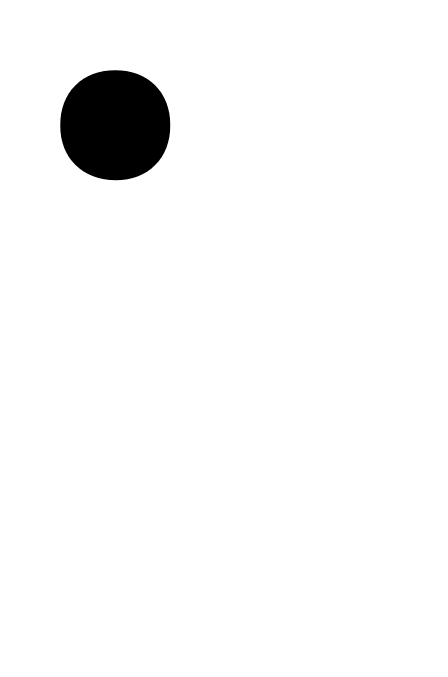
%> input picture braille/braille_01.png, 448 x 677 px; its folder holds only this picture in this run
$ octave Test_Image.m   (GNU Octave 9; MATLAB toolbox functions it lacks are replaced by stand-ins)
%> lines starting %> are read from the running program, lines starting %| are printed output that depends on the picture; in (x1, y1, x2, y2) boxes, pixels count from 0 and x2, y2 are one past the last pixel; in counts of white or black regions, pixels touching at a corner belong together; the program's own positions count from 1
### FeatureStatistical.m
function [F]=FeatureStatistical(im)

im=double(im);

%calculate the mean and standerd deviation of the  input image
m=mean(mean(im));
s=std(std(im));
F=[m s];
end

### Test_Image.m
%% Test Image
clc;
clear all;
close all;

%% get image for processing
[fname, path]=uigetfile({'*.png';'*.jpg';'*.bmp';'*.jpeg'},'provide an Image for testing');
%> the answer given: braille/braille_01.png

fname=strcat(path, fname);
im1=imread(fname);
%> im1 is the input picture: size 677x448x3 uint8; min 0, max 255, mean 246.8
%imtool(im1);

%% process the image
%convert image into gray scale
grayImage = rgb2gray(im1);

%imtool(grayImage);

%calculate the threshold value using otsu methods
threshold = graythresh(grayImage);
%> threshold = 0.502
threshold
%> threshold = 0.502
%convet to black and white
binary = im2bw(grayImage,threshold);
%> binary: size 677x448 logical; 96.8% white; 1 black region, box (x1, y1, x2, y2) and area: (60, 70, 170, 180) 9750
%imtool(binary);

%remove the noice of the background
filtImage=medfilt2(binary);
%> filtImage: size 677x448 logical; 96.8% white; 5 black regions (4 under 20 px), largest, box (x1, y1, x2, y2) and area: (60, 70, 170, 180) 9750
%imtool(filtImage);

%improve the image boundary line----------
%create structuring element
se = strel('disk',4);
im = imerode(filtImage, se);
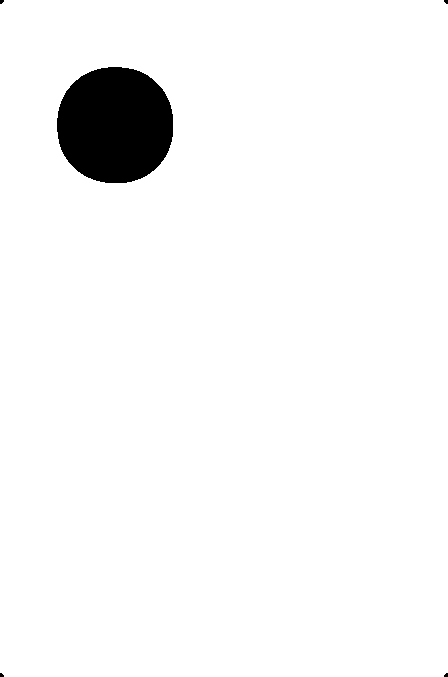
%> im: size 677x448 logical; 96.4% white; 5 black regions (4 under 20 px), largest, box (x1, y1, x2, y2) and area: (57, 67, 173, 183) 10856

%imtool(im);
%title('Test Image');

%diaplay all the images in one plane
subplot(2,2,1);imshow(im1);title("Original Image");
subplot(2,2,2);imshow(grayImage);title("Gray Image");
subplot(2,2,3);imshow(binary);title("Black and White image");
subplot(2,2,4);imshow(im);title("Enhamced Image");
%% Find the class which test image belongs
Ftest=FeatureStatistical(im);
%> in FeatureStatistical, `m=mean(mean(im));`: m = 0.964
%> in FeatureStatistical, `s=std(std(im));`: s = 0.151
%> in FeatureStatistical, `F=[m s];`: F = [0.964 0.151]
%> Ftest = [0.964 0.151]
%% Compare with the feature of testing image with the database
load database.mat
Ftrain=database(:,1:2);
Ctrain=database(:,3);
for (i=1:size(Ftrain,1))
    dist(i,:)=sum(abs(Ftrain(i,:)-Ftest));
end
%> after the loop, dist = 556 values, max 0.82 at index 223, min 0.00721 at index 491, mean 0.0861


m=find(dist==min(dist),1);
%> m = 491
det_class=Ctrain(m);%take class number
%> det_class = 49


%load the braille image in separate folder called "braille"
        D = 'braille';
        S = dir(fullfile(D,'braille_*.png')); % pattern to match filenames.

switch(det_class)
    case 1
        fprintf('A \n');
        %imshow('braille_1.png');
        %display the relevent braille image


            for k = 1
                F = fullfile(D,S(k).name);
                I = imread(F);
                imtool(I)
            end


    case 2
        fprintf('B \n');


            for k = 2
                F = fullfile(D,S(k).name);
                I = imread(F);
                imtool(I)
            end


    case 3
        fprintf('C \n');


            for k = 3
                F = fullfile(D,S(k).name);
                I = imread(F);
                imtool(I)
            end

     case 4
        fprintf('D \n');


            for k = 4
                F = fullfile(D,S(k).name);
                I = imread(F);
                imtool(I)
            end

     case 5
        fprintf('E \n');

            for k = 5
                F = fullfile(D,S(k).name);
                I = imread(F);
                imtool(I)
            end
    case 6
        fprintf('F \n');
            for k = 6
                F = fullfile(D,S(k).name);
                I = imread(F);
                imtool(I)
            end

    case 7
        fprintf('G \n');
            for k = 7
                F = fullfile(D,S(k).name);
                I = imread(F);
                imtool(I)
            end
    case 8
        fprintf('H \n');

            for k = 8
                F = fullfile(D,S(k).name);
                I = imread(F);
                imtool(I)
            end
    case 9
       fprintf('I \n');

           for k = 9
               F = fullfile(D,S(k).name);
               I = imread(F);
               imtool(I)
           end

    case 10
       fprintf('J \n');

            for k = 10
                F = fullfile(D,S(k).name);
                I = imread(F);
                imtool(I)
            end

     case 11
        fprintf('K \n');

            for k = 11
                F = fullfile(D,S(k).name);
                I = imread(F);
                imtool(I)
            end

     case 12
        fprintf('L \n');

            for k = 12
                F = fullfile(D,S(k).name);
                I = imread(F);
                imtool(I)
            end

     case 13
       fprintf('M \n');

            for k = 13
                F = fullfile(D,S(k).name);
                I = imread(F);
                imtool(I)
            end

     case 14
        fprintf('N \n');

            for k = 14
                F = fullfile(D,S(k).name);
                I = imread(F);
                imtool(I)
            end

     case 15
       fprintf('O \n');

            for k = 15
                F = fullfile(D,S(k).name);
                I = imread(F);
                imtool(I)
            end

     case 16
        fprintf('P \n');

            for k = 16
                F = fullfile(D,S(k).name);
                I = imread(F);
                imtool(I)
            end

     case 17
        fprintf('Q \n');

            for k = 17
                F = fullfile(D,S(k).name);
                I = imread(F);
                imtool(I)
            end

     case 18
        fprintf('R \n');

            for k = 18
                F = fullfile(D,S(k).name);
                I = imread(F);
                imtool(I)
            end

     case 19
        fprintf('S \n');

            for k = 19
                F = fullfile(D,S(k).name);
                I = imread(F);
                imtool(I)
            end

     case 20
        fprintf('T \n');

            for k = 20
                F = fullfile(D,S(k).name);
                I = imread(F);
                imtool(I)
            end

     case 21
        fprintf('U \n');

            for k = 21
                F = fullfile(D,S(k).name);
                I = imread(F);
                imtool(I)
            end

     case 22
        fprintf('V \n');

            for k = 22
                F = fullfile(D,S(k).name);
                I = imread(F);
                imtool(I)
            end

     case 23
        fprintf('W \n');

            for k = 23
                F = fullfile(D,S(k).name);
                I = imread(F);
                imtool(I)
            end

     case 24
        fprintf('X \n');

            for k = 24
                F = fullfile(D,S(k).name);
                I = imread(F);
                imtool(I)
            end

     case 25
        fprintf('Y \n');

            for k = 25
                F = fullfile(D,S(k).name);
                I = imread(F);
                imtool(I)
            end

     case 26
        fprintf('Z \n');

            for k = 26
                F = fullfile(D,S(k).name);
                I = imread(F);
                imshow(I)
            end

     case 27
        fprintf('a \n');

            for k = 1
                F = fullfile(D,S(k).name);
                I = imread(F);
                imtool(I)
            end

     case 28
        fprintf('b \n');

            for k = 2
                F = fullfile(D,S(k).name);
                I = imread(F);
                imtool(I)
            end

     case 29
        fprintf('d \n');

            for k = 4
                F = fullfile(D,S(k).name);
                I = imread(F);
                imtool(I)
            end

     case 30
        fprintf('e \n');

            for k = 5
                F = fullfile(D,S(k).name);
                I = imread(F);
                imtool(I)
            end

     case 31
        fprintf('g \n');

            for k = 7
                F = fullfile(D,S(k).name);
                I = imread(F);
                imtool(I)
            end

     case 32
        fprintf('h \n');

            for k = 8
                F = fullfile(D,S(k).name);
                I = imread(F);
                imtool(I)
            end

     case 33
        fprintf('i \n');

            for k = 9
                F = fullfile(D,S(k).name);
                I = imread(F);
                imtool(I)
            end

     case 34
       fprintf('j \n');

            for k = 10
                F = fullfile(D,S(k).name);
                I = imread(F);
                imtool(I)
            end

     case 35
        fprintf('l \n');

            for k = 12
                F = fullfile(D,S(k).name);
                I = imread(F);
                imtool(I)
            end

     case 36
        fprintf('m \n');

            for k = 13
                F = fullfile(D,S(k).name);
                I = imread(F);
                imtool(I)
            end

     case 37
        fprintf('n \n');

            for k = 14
                F = fullfile(D,S(k).name);
                I = imread(F);
                imtool(I)
            end

     case 38
        fprintf('q \n');

            for k = 17
                F = fullfile(D,S(k).name);
                I = imread(F);
                imtool(I)
            end

    case 39
        fprintf('r \n');

            for k = 18
                F = fullfile(D,S(k).name);
                I = imread(F);
                imtool(I)
            end


     case 40
        fprintf('t \n');

            for k = 20
                F = fullfile(D,S(k).name);
                I = imread(F);
                imtool(I)
            end

     case 41
        fprintf('0 \n');

            for k = 27
                F = fullfile(D,S(k).name);
                I = imread(F);
                imtool(I)
            end

     case 42
        fprintf('1 \n');

            for k = 28
                F = fullfile(D,S(k).name);
                I = imread(F);
                imtool(I)
            end

     case 43
        fprintf('2 \n');

            for k = 29
                F = fullfile(D,S(k).name);
                I = imread(F);
                imtool(I)
            end

     case 44
        fprintf('3 \n');

            for k = 30
                F = fullfile(D,S(k).name);
                I = imread(F);
                imtool(I)
            end

     case 45
        fprintf('4 \n');

            for k = 31
                F = fullfile(D,S(k).name);
                I = imread(F);
                imtool(I)
            end

     case 46
        fprintf('5 \n');

            for k = 32
                F = fullfile(D,S(k).name);
                I = imread(F);
                imtool(I)
            end

     case 47
        fprintf('6 \n');

            for k = 33
                F = fullfile(D,S(k).name);
                I = imread(F);
                imtool(I)
            end

     case 48
        fprintf('7 \n');

            for k = 34
                F = fullfile(D,S(k).name);
                I = imread(F);
                imtool(I)
            end

     case 49
       fprintf('8 \n');

            for k = 35
%> (the run ends here)
